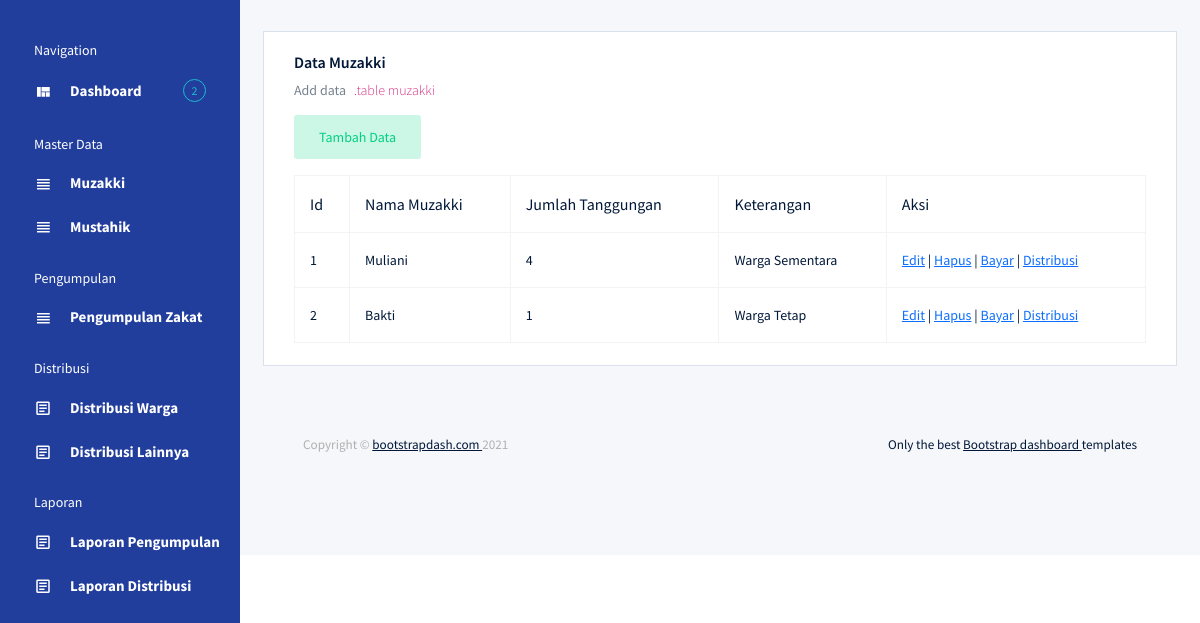
Page /muzakki.php on the committed database.
### tables this page shows
CREATE TABLE `muzakki` (
  `id_muzakki` int(8) NOT NULL,
  `nama_muzakki` varchar(45) NOT NULL,
  `jumlah_tanggungan` int(15) NOT NULL,
  `keterangan` varchar(20) NOT NULL
);

### muzakki.php (the view, shortened to what this page needs)
<?php include('header.php');
  include('koneksi.php');
?>
      <div class="main-panel">
        <div class="content-wrapper">
          <div class="row">
            <div class="col-lg-100 grid-margin stretch-card">
              <div class="card">
                <div class="card-body">
                  <h4 class="card-title">Data Muzakki</h4>
                  <p class="card-description">
                    Add data <code>.table muzakki</code>
                  </p>
                  <div class="col-12">
                    <a class="btn btn-inverse-success btn-fw" href="tb_muzakki.php">Tambah Data</a>
                  </div>
                  <div class="table-responsive pt-3">
                    <table class="table table-bordered">
                      <thead>
                        <tr>
                          <th>Id</th>
                          <th>Nama Muzakki</th>
                          <th>Jumlah Tanggungan</th>
                          <th>Keterangan</th>
                          <th>Aksi</th>
                        </tr>
                      </thead>
                      <tbody>
                          <?php
                          $query = "SELECT * FROM muzakki ORDER BY id_muzakki ASC";
                          $result = mysqli_query($koneksi, $query);
                          $no = 1;
                          while($row = mysqli_fetch_assoc($result))
                          {
                          ?>
                          <tr>
                              <td><?php echo $no; ?></span></td>
                              <td><?php echo $row['nama_muzakki']; ?></td>
                              <td><?php echo $row['jumlah_tanggungan']; ?></td>
                              <td><?php echo $row['keterangan']; ?></td>
                              <td>
                                  <a href="edit_muzakki.php?id_muzakki=<?php echo $row['id_muzakki']; ?>">Edit</a> |
                                  <a href="proses_hapus_muzakki.php?id_muzakki=<?php echo $row['id_muzakki']; ?>" onclick="return confirm('Anda yakin akan menghapus data ini?')">Hapus</a> |
                                  <a href="bayar.php?id_muzakki=<?php echo $row['id_muzakki']; ?>">Bayar</a> |
                                  <a href="tb_distribusi_warga.php?id_muzakki=<?php echo $row['id_muzakki']; ?>">Distribusi</a>
                              </td>
                          </tr>
                          <?php
                              $no++;
                          }
                          ?>
                      </tbody>
                    </table>
                  </div>
                </div>
          </div>
        </div>
        <footer class="footer">
        <div class="card-body">
            <div class="card-body">
              <div class="d-sm-flex justify-content-center justify-content-sm-between py-2">
                <span class="text-muted text-center text-sm-left d-block d-sm-inline-block">Copyright © <a href="https://www.bootstrapdash.com/" target="_blank">bootstrapdash.com </a>2021</span>
                <span class="float-none float-sm-right d-block mt-1 mt-sm-0 text-center">Only the best <a href="https://www.bootstrapdash.com/" target="_blank"> Bootstrap dashboard </a> templates</span>
              </div>
            </div>
          </div>
        </footer>

### rows in the picture
muzakki: nama_muzakki "Muliani", jumlah_tanggungan "4", keterangan "Warga Sementara"
muzakki: nama_muzakki "Bakti", jumlah_tanggungan "1", keterangan "Warga Tetap"
